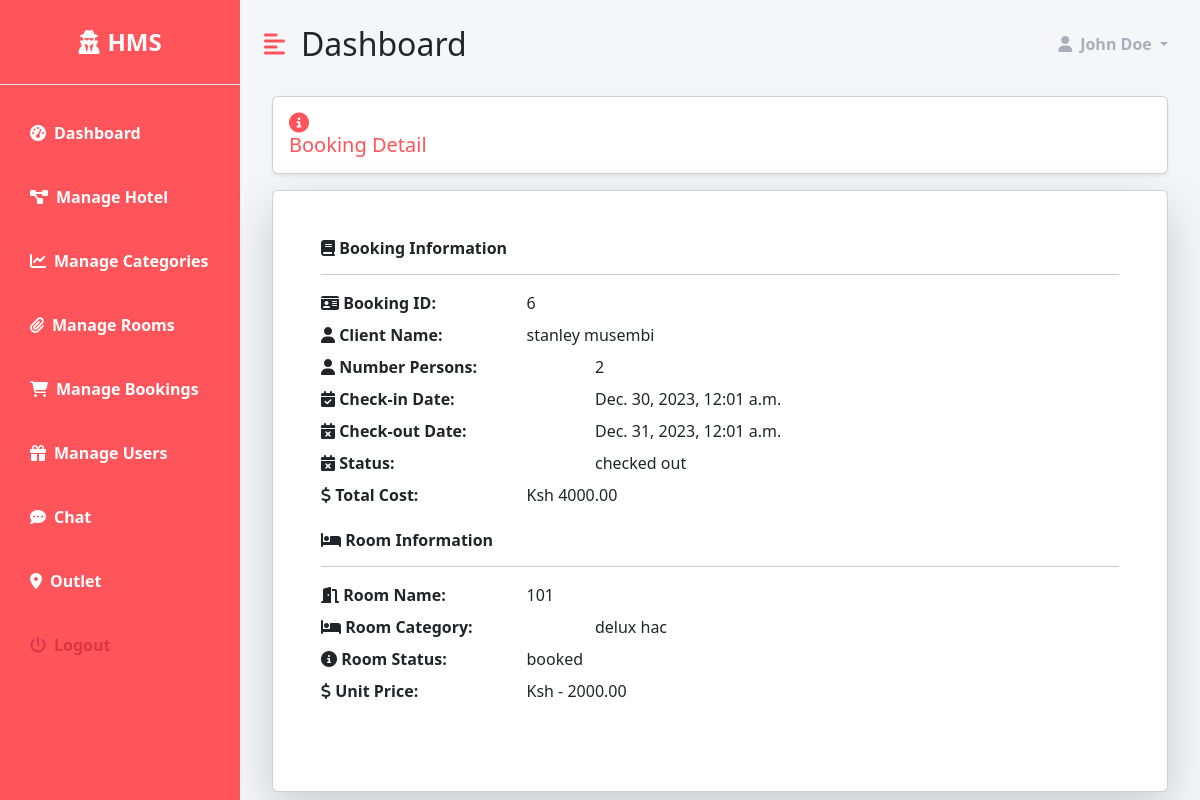
Page /dashboard/booking/6 (signed in) on the committed database.
### hotel/models.py (models this page shows, shortened)
class Booking(models.Model):
    room = models.ForeignKey('Room' , on_delete=models.CASCADE)
    user = models.ForeignKey('accounts.CustomUser' , on_delete=models.CASCADE)
    persons = models.IntegerField()
    check_in = models.DateTimeField()
    check_out = models.DateTimeField()
    STATUS_CHOICES = (
        ('active' , 'active') ,
        ('cancelled' , 'cancelled') ,
        ('checked out' , 'checked out')
    )
    status = models.CharField(max_length=255 , choices=STATUS_CHOICES , default='active')
    added_on = models.DateTimeField(auto_now_add=True)
    updated_on = models.DateTimeField(auto_now=True)
    @property
    def total_cost(self):
        num_of_days = (self.check_out - self.check_in).days
        return self.room.category.cost * num_of_days * self.persons

class Room(models.Model):
    name  = models.CharField(max_length=255 , unique=True)
    category = models.ForeignKey('RoomCategory' , on_delete=models.CASCADE)
    STATUS_CHOICES = (
        ('available' , 'available' ) ,
        ('booked' , 'booked'),
        ('not available' , 'not available')
    )
    status = models.CharField(max_length=255 , choices=STATUS_CHOICES)
    added_on = models.DateTimeField(auto_now_add=True)
    updated_on = models.DateTimeField(auto_now=True)

class RoomCategory(models.Model):
    name = models.CharField(max_length=255)
    description = models.TextField()
    capacity = models.IntegerField()
    beds = models.IntegerField()
    rooms = models.IntegerField()
    cost = models.DecimalField(max_digits=10, decimal_places=2)
    added_on = models.DateTimeField(auto_now_add=True)
    image = models.ImageField(upload_to="room_category_images")

### accounts/models.py (models this page shows, shortened)
class CustomUser(AbstractUser):
    email = models.EmailField(unique=True)
    gender = models.CharField(max_length=1,  blank=True, null=True)
    address = models.CharField(max_length=255, blank=True, null=True)
    image = models.ImageField(upload_to="user_images", blank=True, null=True)
    username = None
    objects = CustomUserManager()
    USERNAME_FIELD = 'email'
    REQUIRED_FIELDS = []

### dashboard/views.py (the view)
# urls.py: path('booking/<int:booking_id>' , views.booking_detail , name='booking-detail'),
@login_required(login_url='accounts:login')
@staff_member_required(login_url='accounts:login')
def booking_detail(request, booking_id):
    booking = get_object_or_404(Booking, pk=booking_id)
    context = {
        'booking': booking,
    }
    return render(request, 'dashboard/hotel/booking_detail.html', context)

### templates/dashboard/hotel/booking_detail.html (shortened to what this page needs)
{% extends 'dashboard/base.html' %}
{% load static %}
{% block content %}
    <div class="row">
        <div class="col-md-12">
            <h5 class="m-2 primary-text card shadow-sm p-3">
                <i class="fas fa-info-circle"></i> Booking Detail
            </h5>
        </div>
    </div>
    <div class="card shadow-lg m-2">
        <div class="col-md-12 p-5">
            <div class="mb-3">
                <h6 class="fw-bold">
                    <i class="fas fa-book"></i> Booking Information
                </h6>
                <hr>
                <dl class="row">
                    <dt class="col-sm-3"><i class="fas fa-id-card"></i> Booking ID:</dt>
                    <dd class="col-sm-9">{{ booking.id }}</dd>
                    <dt class="col-sm-3"><i class="fas fa-user"></i> Client Name:</dt>
                    <dd class="col-sm-9">{{ booking.user.get_full_name }}</dd>
                    <dt class="col-sm-4"><i class="fas fa-user"></i> Number Persons:</dt>
                    <dd class="col-sm-8">{{ booking.persons }}</dd>
                    <dt class="col-sm-4"><i class="fas fa-calendar-check"></i> Check-in Date:</dt>
                    <dd class="col-sm-8">{{ booking.check_in }}</dd>
                    <dt class="col-sm-4"><i class="fas fa-calendar-times"></i> Check-out Date:</dt>
                    <dd class="col-sm-8">{{ booking.check_out }}</dd>
                    <dt class="col-sm-4"><i class="fas fa-calendar-times"></i> Status:</dt>
                    <dd class="col-sm-8">{{ booking.status }}</dd>
                    <dt class="col-sm-3"><i class="fas fa-dollar-sign"></i> Total Cost:</dt>
                    <dd class="col-sm-9">Ksh {{ booking.total_cost }}</dd>
                </dl>
            </div>
            <div class="mb-3">
                <h6 class="fw-bold">
                    <i class="fas fa-bed"></i> Room Information
                </h6>
                <hr>
                <dl class="row">
                    <dt class="col-sm-3"><i class="fas fa-door-open"></i> Room Name:</dt>
                    <dd class="col-sm-9">{{ booking.room.name }}</dd>
                    <dt class="col-sm-4"><i class="fas fa-bed"></i> Room Category:</dt>
                    <dd class="col-sm-8">{{ booking.room.category.name }}</dd>
                    <dt class="col-sm-3"><i class="fas fa-info-circle"></i> Room Status:</dt>
                    <dd class="col-sm-9">{{ booking.room.get_status_display }}</dd>
                    <dt class="col-sm-3"><i class="fas fa-dollar-sign"></i> Unit Price:</dt>
                    <dd class="col-sm-9">Ksh - {{ booking.room.category.cost  }}</dd>
                </dl>
            </div>
        </div>
    </div>
{% endblock %}

### static/dashboard/style.css (style rules this page uses)
:root { --main-bg-color: #ff545a; --main-text-color: #ff545a; --second-text-color : #a7b0ba; --second-bg-color : #f5f6fa; }
.primary-text { color: var(--main-text-color); }

### rows in the picture
Booking: id "6", user.get_full_name "stanley musembi", persons "2", check_in "Dec. 30, 2023, 12:01 a.m.", check_out "Dec. 31, 2023, 12:01 a.m.", status "checked out", total_cost "4000.00", room.name "101", room.category.name "delux hac", room.status "booked", room.category.cost "2000.00"
